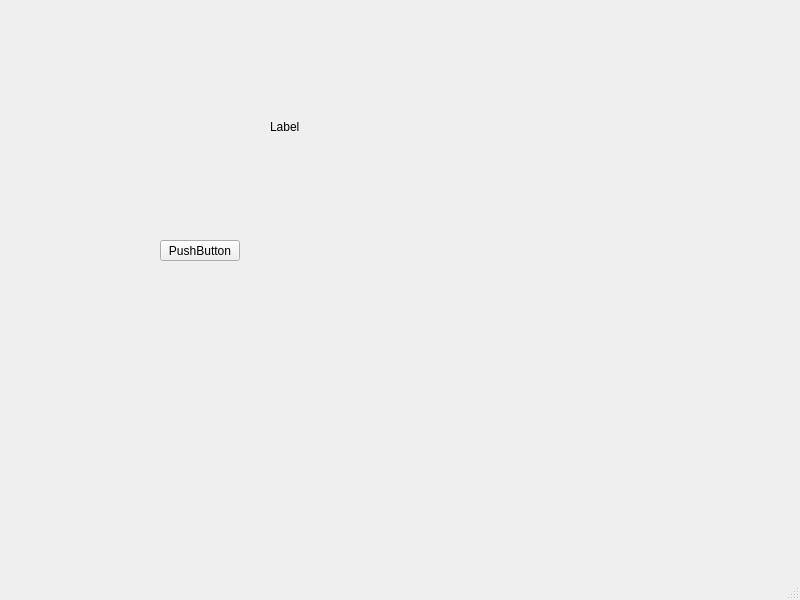
<?xml version="1.0" encoding="UTF-8"?>
<ui version="4.0">
 <class>LoginWindow</class>
 <widget class="QMainWindow" name="LoginWindow">
  <property name="geometry">
   <rect>
    <x>0</x>
    <y>0</y>
    <width>800</width>
    <height>600</height>
   </rect>
  </property>
  <property name="windowTitle">
   <string>LoginWindow</string>
  </property>
  <widget class="QWidget" name="centralwidget">
   <widget class="QPushButton" name="pushButton">
    <property name="geometry">
     <rect>
      <x>160</x>
      <y>240</y>
      <width>80</width>
      <height>21</height>
     </rect>
    </property>
    <property name="text">
     <string>PushButton</string>
    </property>
   </widget>
   <widget class="QLabel" name="label">
    <property name="geometry">
     <rect>
      <x>270</x>
      <y>120</y>
      <width>41</width>
      <height>14</height>
     </rect>
    </property>
    <property name="text">
     <string>Label</string>
    </property>
   </widget>
  </widget>
  <widget class="QMenuBar" name="menubar">
   <property name="geometry">
    <rect>
     <x>0</x>
     <y>0</y>
     <width>800</width>
     <height>19</height>
    </rect>
   </property>
  </widget>
  <widget class="QStatusBar" name="statusbar"/>
 </widget>
 <resources/>
 <connections/>
</ui>
